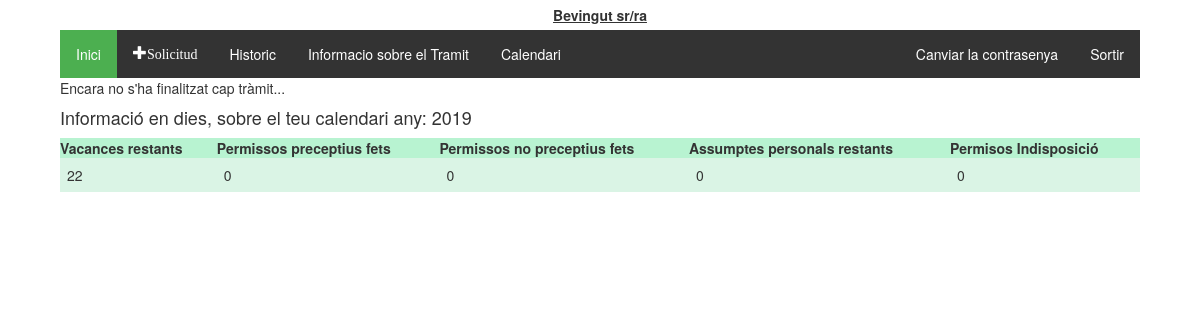
Before: /tramitador/historic/ (signed in) with the older database file.
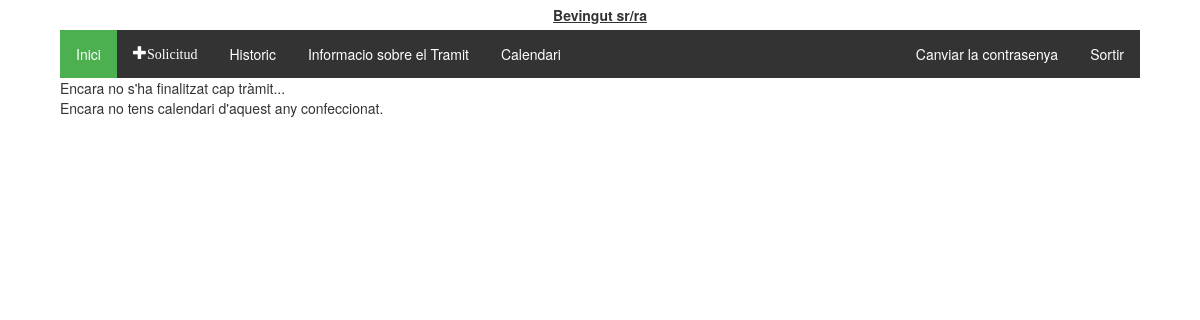
After: the same page with the newer database file.
### tramitador/models.py (models this page shows, shortened)
class Calendari(models.Model):
    any = models.IntegerField(('any'),choices=year_choices(), default=current_year())
    vacances = models.IntegerField(default=22, verbose_name="Vacances disponibles")
    vacances_dies = models.CharField(max_length=500, blank=True)
    perm_precep = models.IntegerField(default=0, verbose_name="Permissos preceptius fets:")
    perm_precep_dies = models.CharField(max_length=500, blank=True)
    perm_no_precep = models.IntegerField(default=0, verbose_name="Permissos no preceptius fets:")
    perm_no_precep_dies = models.CharField(max_length=500, blank=True)
    asum_p = models.IntegerField(default=6,verbose_name="Assumptes perosnals disponibles:")
    asum_p_dies = models.CharField(max_length=500, blank=True)
    perm_indisposicio = models.IntegerField(default=0, verbose_name="Permissos per indisposició fets:", blank=True)
    perm_indisposicio_dies = models.CharField(max_length=500, blank=True)
    perm_altres = models.IntegerField(default=0, verbose_name="Altres permissos", blank=True)
    perm_altres_dies = models.CharField(max_length=500, blank=True)
    treballador = models.ForeignKey(Treballadors, on_delete=models.CASCADE)

### tramitador/views.py (the view)
@login_required
def historic(request):
    today = datetime.date.today()
    groups = request.user.groups.all()
    tramits_finalitzats = Tramit.objects.all().filter(Q(treballador__id=request.user.id) & Q(finalitzat=True) &Q(creat_en__year=today.year))
    try:
        calendari = Calendari.objects.get(treballador__id = request.user.id, any=today.year)
        context = {'tramits_finalitzats': tramits_finalitzats, 'calendari':calendari}
        return render(request, 'tramits/historic.html', context)
    except Calendari.DoesNotExist:
        context = {'tramits_finalitzats': tramits_finalitzats}
        return render(request, 'tramits/historic.html', context)

### tramitador/templatetags/group.py (called while the page is built)
@register.filter(name='has_group')
def has_group(user, group_name):
    group_name = group_name.split(";")
    for group in group_name:
        if(user.groups.filter(name=group).exists()):
            return True
    return False

### tramitador/templates/tramits/historic.html
{% extends 'tramits/base.html' %}
{% block content %}
  {% if tramits_finalitzats %}
  <h4>Tramits finalizats aquest any:</h4>
    <table class="TFtable">
      <tr>
        <th>Tràmit</th><th>Tipus</th><th>Nom</th><th>Cognoms</th><th>Creat en data</th><th>Finalitzat?</th><th>Document</th>
        <th>Validacio responsable</th><th>Validacio RRHH</th><th>Validacio Politic</th>
      </tr>
      {% for tramit in tramits_finalitzats %}
      <tr>
        <td><a href="{% url 'tramit_detall' tramit.id %}">Veure tràmit num:{{tramit.id}}</a></td><td>{{tramit.tipus}}</td><td>{{tramit.treballador.first_name}}</td><td>{{tramit.treballador.last_name}}</td>
        <td>{{tramit.creat_en}}</td><td>{{tramit.finalitzat}}</td>
        <td>
          {% if tramit.document %}
            <a href='{{ tramit.document.document.url }}' class="glyphicon glyphicon-save-file"></a>
          {% else %}
            Sense documents
          {% endif %}
        </td>
        <td>{{tramit.valResp}}</td><td>{{tramit.valRRHH}}</td><td>{{tramit.valPol}}</td>
      </tr>
      {% endfor %}
    </table>
    {% else %}
      Encara no s'ha finalitzat cap tràmit...
  {% endif %}
  {% if calendari %}
  <h4>Informació en dies, sobre el teu calendari any: {{calendari.any}}</h4>
    <table class="TFtable">
      <tr>
        <th>Vacances restants</th>
        <th>Permissos preceptius fets</th>
        <th>Permissos no preceptius fets</th>
        <th>Assumptes personals restants</th>
        <th>Permisos Indisposició</th>
      </tr>
      <tr>
        <td>{{calendari.vacances}}</td>
        <td>{{calendari.perm_precep}}</td>
        <td>{{calendari.perm_no_precep}}</td>
        <td>{{calendari.asum_p}}</td>
        <td>{{calendari.perm_indisposicio}}</td>
      </tr>
    </table>
  {% else %}
    <p>Encara no tens calendari d'aquest any confeccionat.</p>
  {% endif %}
{% endblock %}

Changed rows visible on the page:
no longer on this page (row edited): Calendari: any "2019", vacances "22", perm_precep "0", perm_no_precep "0", asum_p "0", perm_indisposicio "0"
Other visible differences:
text no longer shown: "Informació en dies, sobre el teu calendari any: Vacances restants Permissos preceptius fets Permissos no preceptius fets Assumptes personals restants Permisos Indisposició"
text now shown: "Encara no tens calendari d'aquest any confeccionat."
